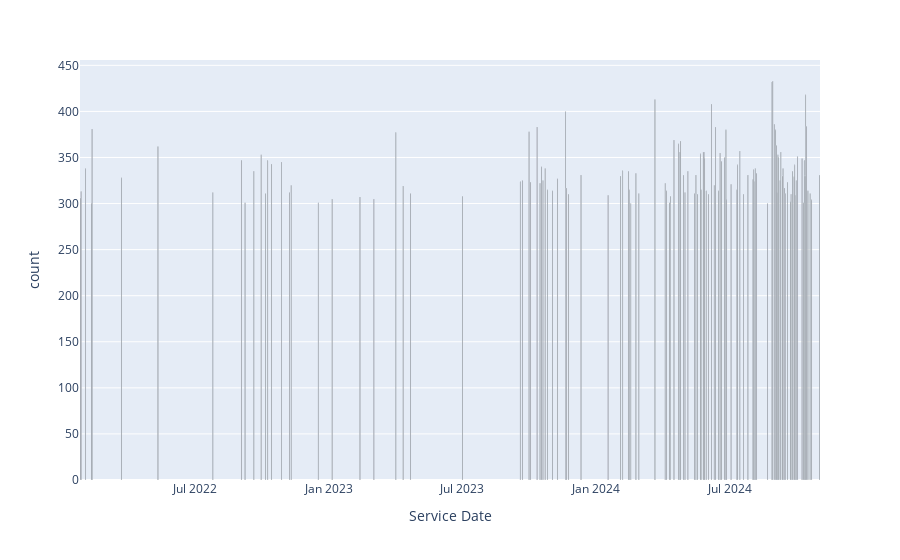

The notebook cell this image was saved under:
### Code cell
subset_dates = service_date_counts.filter(service_date_counts['count']>=300)
fig = px.bar(subset_dates, x="Service Date", y="count", hover_data=["count"], color_discrete_sequence=["#000000"])
fig.show()
